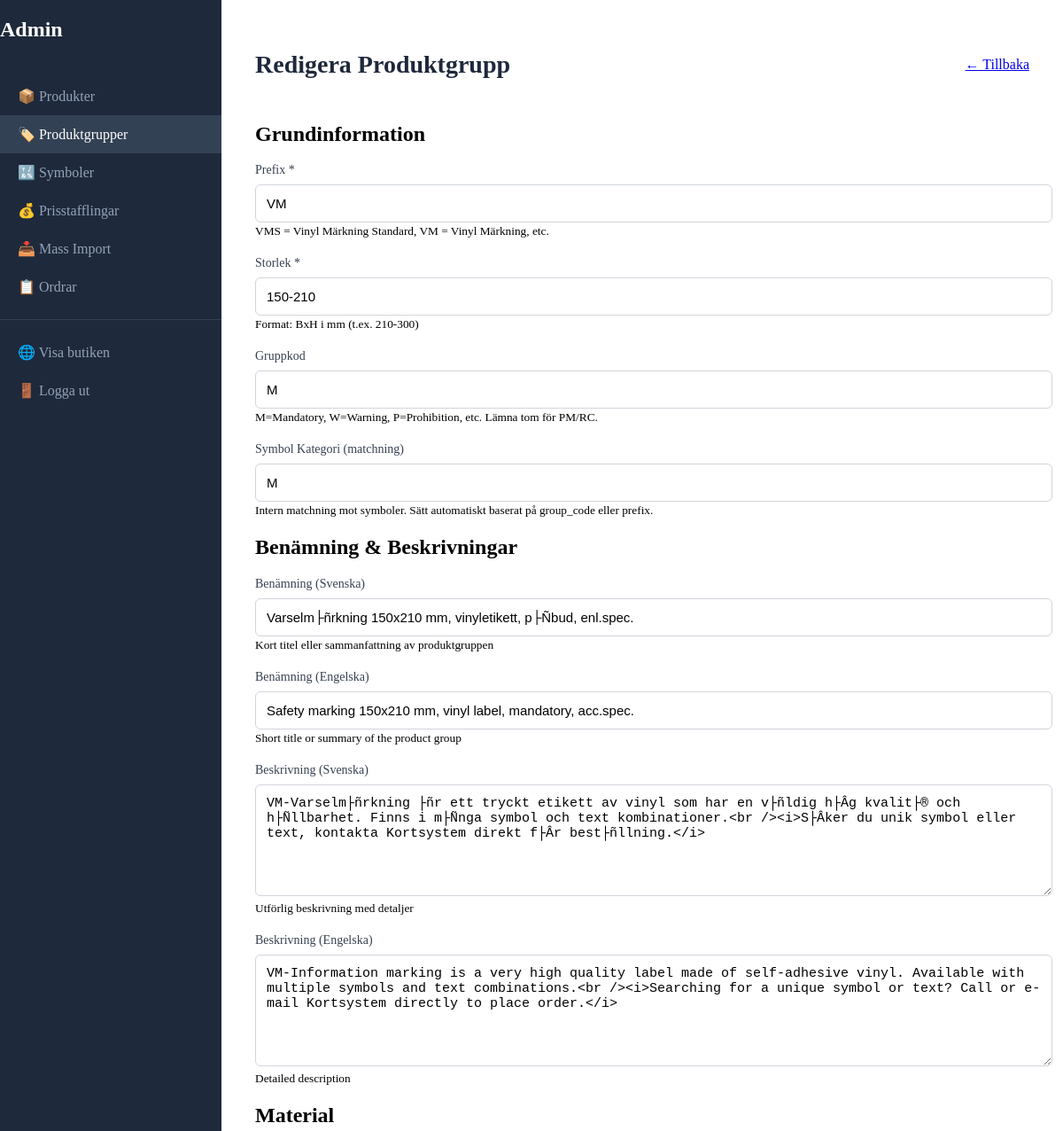
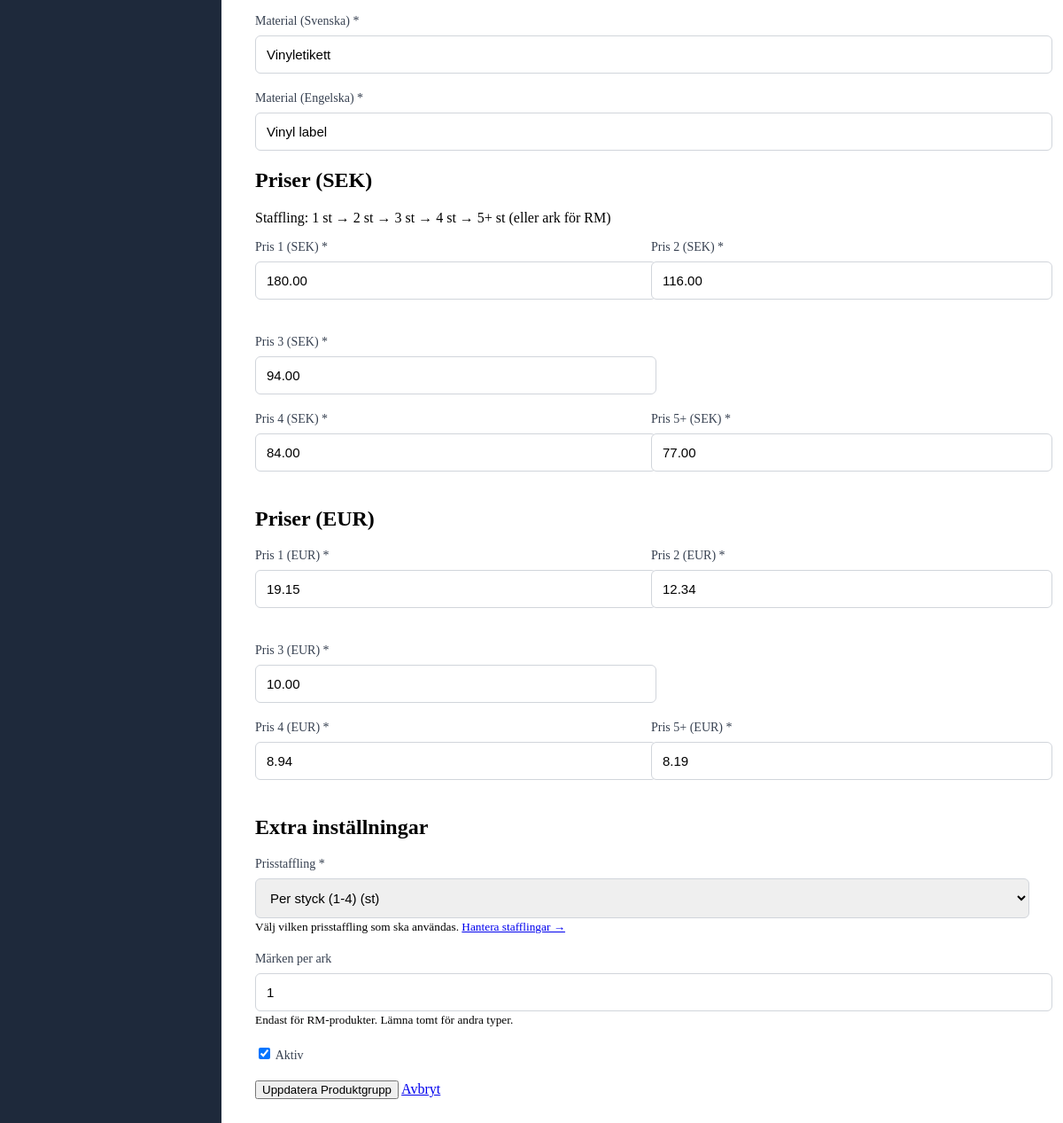
Page /admin/produktgrupp-form.php?id=1 (signed in) on the committed database (2 pictures, top to bottom).
### tables this page shows
CREATE TABLE `product_groups` (
  `id` int NOT NULL AUTO_INCREMENT,
  `prefix` varchar(10) NOT NULL COMMENT 'VMS, VMA, PM, RC, RM, etc.',
  `size` varchar(20) NOT NULL COMMENT '210-300, 150-210, 150-12, etc.',
  `group_code` varchar(10) DEFAULT NULL COMMENT 'M, W, P, E, F, D, B, BG, BV, FG, LV, V, VA (NULL f?r PM/RC utan gruppindelning)',
  `symbol_category` varchar(10) DEFAULT NULL,
  `designation_sv` varchar(255) DEFAULT NULL,
  `designation_en` varchar(255) DEFAULT NULL,
  `description_sv` text COMMENT 'Produktbeskrivning p? svenska',
  `description_en` text COMMENT 'Produktbeskrivning p? engelska',
  `material_sv` varchar(100) DEFAULT NULL COMMENT 'Material namn p? svenska (H?rdplast, Aluminium, Vinyldekal, etc.)',
  `material_en` varchar(100) DEFAULT NULL COMMENT 'Material namn p? engelska',
  `price_sek_1` decimal(10,2) NOT NULL COMMENT 'Pris staffling 1 (1 st / 1-4 ark)',
  `price_sek_2` decimal(10,2) NOT NULL COMMENT 'Pris staffling 2 (2 st / 5-9 ark)',
  `price_sek_3` decimal(10,2) NOT NULL COMMENT 'Pris staffling 3 (3 st / 10-24 ark)',
  `price_sek_4` decimal(10,2) NOT NULL COMMENT 'Pris staffling 4 (4 st / 25-49 ark)',
  `price_sek_5` decimal(10,2) NOT NULL COMMENT 'Pris staffling 5 (5+ st / 50+ ark)',
  `price_eur_1` decimal(10,2) NOT NULL COMMENT 'Pris staffling 1 EUR',
  `price_eur_2` decimal(10,2) NOT NULL COMMENT 'Pris staffling 2 EUR',
  `price_eur_3` decimal(10,2) NOT NULL COMMENT 'Pris staffling 3 EUR',
  `price_eur_4` decimal(10,2) NOT NULL COMMENT 'Pris staffling 4 EUR',
  `price_eur_5` decimal(10,2) NOT NULL COMMENT 'Pris staffling 5 EUR',
  `sheets_per_unit` int DEFAULT NULL COMMENT 'Antal dekaler per ark (endast f?r RM): 20, 10, 7 eller 5',
  `pricing_tier_id` int DEFAULT NULL,
  `active` tinyint(1) DEFAULT '1' COMMENT 'Om produktgruppen ?r aktiv',
  `created_at` timestamp NULL DEFAULT CURRENT_TIMESTAMP,
  `updated_at` timestamp NULL DEFAULT CURRENT_TIMESTAMP ON UPDATE CURRENT_TIMESTAMP,
  `images` text COMMENT 'Kommaseparerad lista med filnamn (utan s├Âkv├ñg)',
  PRIMARY KEY (`id`),
  UNIQUE KEY `unique_product_group` (`prefix`,`size`,`group_code`),
  KEY `idx_prefix` (`prefix`),
  KEY `idx_active` (`active`),
  KEY `pricing_tier_id` (`pricing_tier_id`),
  CONSTRAINT `product_groups_ibfk_1` FOREIGN KEY (`pricing_tier_id`) REFERENCES `pricing_tiers` (`id`)
);

CREATE TABLE `pricing_tiers` (
  `id` int NOT NULL AUTO_INCREMENT,
  `name` varchar(100) NOT NULL COMMENT 'T.ex. "Standard (1-9, 10-24...)", "Per styck", "Per ark"',
  `name_en` varchar(100) DEFAULT NULL,
  `pricing_unit` varchar(20) NOT NULL DEFAULT 'st' COMMENT 'st, ark, m2, etc.',
  `tier_config` json NOT NULL COMMENT 'Array av ranges: [{"min":1,"max":1},...]',
  `description` text COMMENT 'Beskrivning av stafflingen',
  `description_en` text,
  `active` tinyint(1) DEFAULT '1',
  `created_at` timestamp NULL DEFAULT CURRENT_TIMESTAMP,
  `updated_at` timestamp NULL DEFAULT CURRENT_TIMESTAMP ON UPDATE CURRENT_TIMESTAMP,
  PRIMARY KEY (`id`)
);

### admin/produktgrupp-form.php (the view, shortened to what this page needs)
<?php
$db = getDBConnection();
$isEdit = isset($_GET['id']) && is_numeric($_GET['id']);
$produktgrupp = null;
$stmt = $db->query("SELECT * FROM pricing_tiers WHERE active = 1 ORDER BY name");
$stafflingar = $stmt->fetchAll();
if ($isEdit) {
    $stmt = $db->prepare("SELECT * FROM product_groups WHERE id = ?");
    $stmt->execute([$_GET['id']]);
    $produktgrupp = $stmt->fetch();
}
?>
<!DOCTYPE html>
<html lang="sv">
<head>
    <link rel="stylesheet" href="admin.css">
</head>
<body>
    <div class="admin-container">
        <aside class="admin-sidebar">
            <h2>Admin</h2>
            <nav class="admin-nav">
                <a href="index.php">📦 Produkter</a>
                <a href="produktgrupper.php" class="active">🏷️ Produktgrupper</a>
                <a href="symboler.php">🔣 Symboler</a>
                <a href="stafflingar.php">💰 Prisstafflingar</a>
                <a href="import.php">📥 Mass Import</a>
                <a href="ordrar.php">📋 Ordrar</a>
                <hr>
                <a href="<?php echo SITE_URL; ?>" target="_blank">🌐 Visa butiken</a>
                <a href="logout.php">🚪 Logga ut</a>
            </nav>
        </aside>
        <main class="admin-main">
            <div class="admin-header">
                <h1><?php echo $isEdit ? 'Redigera' : 'Ny'; ?> Produktgrupp</h1>
                <a href="produktgrupper.php" class="btn">← Tillbaka</a>
            </div>
            <div class="card">
                <form method="POST" class="admin-form">
                    <div class="form-section">
                        <h2>Grundinformation</h2>
                        <div class="form-group">
                            <label for="prefix">Prefix *</label>
                            <input type="text" id="prefix" name="prefix"
                                   value="<?php echo $produktgrupp['prefix'] ?? ''; ?>"
                                   placeholder="VMS, VM, VMA, VMF, PM, RC, RM" required>
                            <small>VMS = Vinyl Märkning Standard, VM = Vinyl Märkning, etc.</small>
                        </div>
                        <div class="form-group">
                            <label for="size">Storlek *</label>
                            <input type="text" id="size" name="size"
                                   value="<?php echo $produktgrupp['size'] ?? ''; ?>"
                                   placeholder="210-300, 150-210, 350-40" required>
                            <small>Format: BxH i mm (t.ex. 210-300)</small>
                        </div>
                        <div class="form-group">
                            <label for="group_code">Gruppkod</label>
                            <input type="text" id="group_code" name="group_code"
                                   value="<?php echo $produktgrupp['group_code'] ?? ''; ?>"
                                   placeholder="M, W, P, E, F, D (för VM) eller LV, BG, etc (för RM)">
                            <small>M=Mandatory, W=Warning, P=Prohibition, etc. Lämna tom för PM/RC.</small>
                        </div>
                        <div class="form-group">
                            <label for="symbol_category">Symbol Kategori (matchning)</label>
                            <input type="text" id="symbol_category" name="symbol_category"
                                   value="<?php echo $produktgrupp['symbol_category'] ?? ''; ?>"
                                   placeholder="M, W, P, E, F, D, B, BG, BV, FG, LV, V, VA, PM, RC">
                            <small>Intern matchning mot symboler. Sätt automatiskt baserat på group_code eller prefix.</small>
                        </div>
                    </div>
                    <div class="form-section">
                        <h2>Benämning & Beskrivningar</h2>
                        <div class="form-group">
                            <label for="designation_sv">Benämning (Svenska)</label>
                            <input type="text" id="designation_sv" name="designation_sv"
                                   value="<?php echo $produktgrupp['designation_sv'] ?? ''; ?>"
                                   placeholder="Kort sammanfattning">
                            <small>Kort titel eller sammanfattning av produktgruppen</small>
                        </div>
                        <div class="form-group">
                            <label for="designation_en">Benämning (Engelska)</label>
                            <input type="text" id="designation_en" name="designation_en"
                                   value="<?php echo $produktgrupp['designation_en'] ?? ''; ?>"
                                   placeholder="Short summary">
                            <small>Short title or summary of the product group</small>
                        </div>
                        <div class="form-group">
                            <label for="description_sv">Beskrivning (Svenska)</label>
                            <textarea id="description_sv" name="description_sv" rows="3"><?php echo $produktgrupp['description_sv'] ?? ''; ?></textarea>
                            <small>Utförlig beskrivning med detaljer</small>
                        </div>
                        <div class="form-group">
                            <label for="description_en">Beskrivning (Engelska)</label>
                            <textarea id="description_en" name="description_en" rows="3"><?php echo $produktgrupp['description_en'] ?? ''; ?></textarea>
                            <small>Detailed description</small>
                        </div>
                    </div>
                    <div class="form-section">
                        <h2>Material</h2>
                        <div class="form-group">
                            <label for="material_sv">Material (Svenska) *</label>
                            <input type="text" id="material_sv" name="material_sv"
                                   value="<?php echo $produktgrupp['material_sv'] ?? ''; ?>"
                                   placeholder="Vinyl, Hårdplast, Aluminium" required>
                        </div>
                        <div class="form-group">
                            <label for="material_en">Material (Engelska) *</label>
                            <input type="text" id="material_en" name="material_en"
                                   value="<?php echo $produktgrupp['material_en'] ?? ''; ?>"
                                   placeholder="Vinyl, Hard Plastic, Aluminium" required>
                        </div>
                    </div>
                    <div class="form-section">
                        <h2>Priser (SEK)</h2>
                        <p class="help-text">Staffling: 1 st → 2 st → 3 st → 4 st → 5+ st (eller ark för RM)</p>
                        <div class="form-row">
                            <div class="form-group">
                                <label for="price_sek_1">Pris 1 (SEK) *</label>
                                <input type="number" step="0.01" id="price_sek_1" name="price_sek_1"
                                       value="<?php echo $produktgrupp['price_sek_1'] ?? '0'; ?>" required>
                            </div>
                            <div class="form-group">
                                <label for="price_sek_2">Pris 2 (SEK) *</label>
                                <input type="number" step="0.01" id="price_sek_2" name="price_sek_2"
                                       value="<?php echo $produktgrupp['price_sek_2'] ?? '0'; ?>" required>
                            </div>
                            <div class="form-group">
                                <label for="price_sek_3">Pris 3 (SEK) *</label>
                                <input type="number" step="0.01" id="price_sek_3" name="price_sek_3"
                                       value="<?php echo $produktgrupp['price_sek_3'] ?? '0'; ?>" required>
                            </div>
                        </div>
                        <div class="form-row">
                            <div class="form-group">
                                <label for="price_sek_4">Pris 4 (SEK) *</label>
                                <input type="number" step="0.01" id="price_sek_4" name="price_sek_4"
                                       value="<?php echo $produktgrupp['price_sek_4'] ?? '0'; ?>" required>
                            </div>
                            <div class="form-group">
                                <label for="price_sek_5">Pris 5+ (SEK) *</label>
                                <input type="number" step="0.01" id="price_sek_5" name="price_sek_5"
                                       value="<?php echo $produktgrupp['price_sek_5'] ?? '0'; ?>" required>
                            </div>
                        </div>
                    </div>
                    <div class="form-section">
                        <h2>Priser (EUR)</h2>
                        <div class="form-row">
                            <div class="form-group">
                                <label for="price_eur_1">Pris 1 (EUR) *</label>
                                <input type="number" step="0.01" id="price_eur_1" name="price_eur_1"
                                       value="<?php echo $produktgrupp['price_eur_1'] ?? '0'; ?>" required>
                            </div>
                            <div class="form-group">
                                <label for="price_eur_2">Pris 2 (EUR) *</label>
                                <input type="number" step="0.01" id="price_eur_2" name="price_eur_2"
                                       value="<?php echo $produktgrupp['price_eur_2'] ?? '0'; ?>" required>
                            </div>
                            <div class="form-group">
                                <label for="price_eur_3">Pris 3 (EUR) *</label>
                                <input type="number" step="0.01" id="price_eur_3" name="price_eur_3"
                                       value="<?php echo $produktgrupp['price_eur_3'] ?? '0'; ?>" required>
                            </div>
                        </div>
                        <div class="form-row">
                            <div class="form-group">
                                <label for="price_eur_4">Pris 4 (EUR) *</label>
                                <input type="number" step="0.01" id="price_eur_4" name="price_eur_4"
                                       value="<?php echo $produktgrupp['price_eur_4'] ?? '0'; ?>" required>
                            </div>
                            <div class="form-group">
                                <label for="price_eur_5">Pris 5+ (EUR) *</label>
                                <input type="number" step="0.01" id="price_eur_5" name="price_eur_5"
                                       value="<?php echo $produktgrupp['price_eur_5'] ?? '0'; ?>" required>
                            </div>
                        </div>
                    </div>
                    <div class="form-section">
                        <h2>Extra inställningar</h2>
                        <div class="form-group">
                            <label for="pricing_tier_id">Prisstaffling *</label>
                            <select id="pricing_tier_id" name="pricing_tier_id" required>
                                <?php foreach ($stafflingar as $tier): ?>
                                <option value="<?php echo $tier['id']; ?>"
                                        <?php echo ($produktgrupp && $produktgrupp['pricing_tier_id'] == $tier['id']) ? 'selected' : ''; ?>>
                                    <?php echo htmlspecialchars($tier['name']); ?> (<?php echo htmlspecialchars($tier['pricing_unit']); ?>)
                                </option>
                                <?php endforeach; ?>
                            </select>
                            <small>Välj vilken prisstaffling som ska användas. <a href="stafflingar.php" target="_blank">Hantera stafflingar →</a></small>
                        </div>
                        <div class="form-group">
                            <label for="sheets_per_unit">Märken per ark</label>
                            <input type="number" id="sheets_per_unit" name="sheets_per_unit"
                                   value="<?php echo $produktgrupp['sheets_per_unit'] ?? ''; ?>"
                                   placeholder="20, 10, 7, eller 5">
                            <small>Endast för RM-produkter. Lämna tomt för andra typer.</small>
                        </div>
                    </div>
                    <div class="form-section">
                        <div class="form-group checkbox-group">
                            <label>
                                <input type="checkbox" name="active" <?php echo ($produktgrupp['active'] ?? 1) ? 'checked' : ''; ?>>
                                Aktiv
                            </label>
                        </div>
                    </div>
                    <div class="form-actions">
                        <button type="submit" class="btn btn-primary">
                            <?php echo $isEdit ? 'Uppdatera' : 'Skapa'; ?> Produktgrupp
                        </button>
                        <a href="produktgrupper.php" class="btn">Avbryt</a>
                    </div>
                </form>
            </div>
        </main>
    </div>
</body>
</html>

### rows in the picture
product_groups: prefix "VM", size "150-210", group_code "M", symbol_category "M", designation_sv "Varselm├ñrkning 150x210 mm, vinyletikett, p├Ñbud, enl.spec.", designation_en "Safety marking 150x210 mm, vinyl label, mandatory, acc.spec.", description_sv "VM-Varselm├ñrkning ├ñr ett tryckt etikett av vinyl som har en v├ñldig h├Âg kvalit├® och h├Ñllbarhet. Finns i m├Ñnga symbol och text kombinationer.<br /><i>S├Âker du unik symbol eller text, kontakta Kortsystem direkt f├Âr best├ñllning.</i>", description_en "VM-Information marking is a very high quality label made of self-adhesive vinyl. Available with multiple symbols and text combinations.<br /><i>Searching for a unique symbol or text? Call or e-mail Kortsystem directly to place order.</i>", material_sv "Vinyletikett", material_en "Vinyl label", price_sek_1 "180.00", price_sek_2 "116.00", price_sek_3 "94.00", price_sek_4 "84.00", price_sek_5 "77.00", price_eur_1 "19.15", price_eur_2 "12.34", price_eur_3 "10.00", price_eur_4 "8.94", price_eur_5 "8.19", pricing_tier_id "Per styck (1-4) (st)", sheets_per_unit "1", active "☑"
